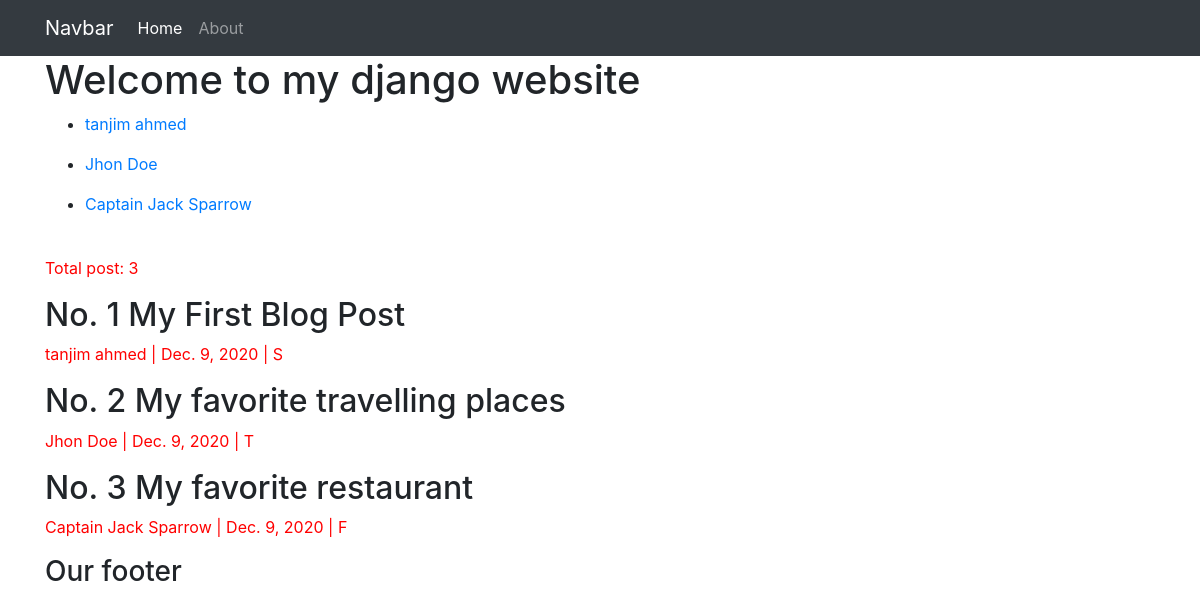
The page / on the database its author committed.
### myapp/models.py (models this page shows, shortened)
class Author(models.Model):
    name = models.CharField(max_length=199, null=True)
    email = models.CharField(max_length=199, null=True)
    phone = models.CharField(max_length=199, null=True)
    date_created = models.DateField(auto_now_add=True, null= True)

class Blog(models.Model):
    CATEGORY = (
        ('Sports', 'Sports'),
        ('Travel', 'Travel'),
        ('Food', 'Food'),
    )
    author = models.ForeignKey(Author, null=True, on_delete=models.SET_NULL)
    title = models.CharField(max_length=255)
    category = models.CharField(max_length=10, null=True, choices=CATEGORY)
    body_text = models.TextField()
    pub_date = models.DateField(auto_now_add=True)
    tag = models.ManyToManyField(Tag, null =True)

### myapp/views.py (the view)
# urls.py: path('', views.home, name='home'),
def home(request):
    blog = Blog.objects.all()
    authors = Author.objects.all()
    total_blog = blog.count()
    context = {'posts':blog,
    'authors':authors,
    'total_blog': total_blog}
    return render(request, 'myapp/index.html', context)

### myapp/templates/myapp/index.html
{% extends 'myapp/main.html' %}
    {% block content %}
    <h1>Welcome to my django website</h1>
    {% for author in authors %}
    <ul>
        <li>
            <a href="{% url 'authorPage' author.id %}">
                {{author.name}}
            </a>
        </li>
    </ul>
    {% endfor %}
    <br>
    <p>Total post: {{total_blog}}</p>
    {% for i in posts %}
    <h2><span>No. {{i.id}}</span> {{i.title}}</h2>
    <p>{{i.author.name}} | {{i.pub_date}} | {{i.category}}</p>
    {% endfor %}
    {% endblock %}

### myapp/templates/myapp/main.html (shortened to what this page needs)
{% load static %}
<!DOCTYPE html>
<html lang="en">
<head>
    <link rel="stylesheet" href="{% static 'css/styles.css' %}">
    <link rel="stylesheet" href="https://cdn.jsdelivr.net/npm/bootstrap@4.5.3/dist/css/bootstrap.min.css">
</head>
<body>
    {% include 'myapp/navbar.html' %}
    <div class="container">
    {% block content %}
    {% endblock %}
    </div>
    <footer>
        <div class="container">
            <h3>Our footer</h3>
        </div>
    </footer>
</body>
</html>

### myapp/templates/myapp/navbar.html (shortened to what this page needs)
<nav class="navbar navbar-expand-lg navbar-dark bg-dark">
    <div class="container">
        <a class="navbar-brand" href="#">Navbar</a>
        <div class="collapse navbar-collapse" id="navbarNav">
            <ul class="navbar-nav">
                <li class="nav-item active">
                <a class="nav-link" href="{% url 'home' %}">Home</a>
                </li>
                <li class="nav-item">
                <a class="nav-link" href="{% url 'about' %}">About</a>
                </li>
            </ul>
        </div>
    </div>
</nav>

### static/css/styles.css (style rules this page uses)
p { color: red; }

### rows shown on the page
Author: name "tanjim ahmed"
Author: name "Jhon Doe"
Author: name "Captain Jack Sparrow"
Blog: id "1", title "My First Blog Post", author.name "tanjim ahmed", pub_date "Dec. 9, 2020", category "S"
Blog: id "2", title "My favorite travelling places", author.name "Jhon Doe", pub_date "Dec. 9, 2020", category "T"
Blog: id "3", title "My favorite restaurant", author.name "Captain Jack Sparrow", pub_date "Dec. 9, 2020", category "F"

### other values the page prints
{{ total_blog }} "3"
